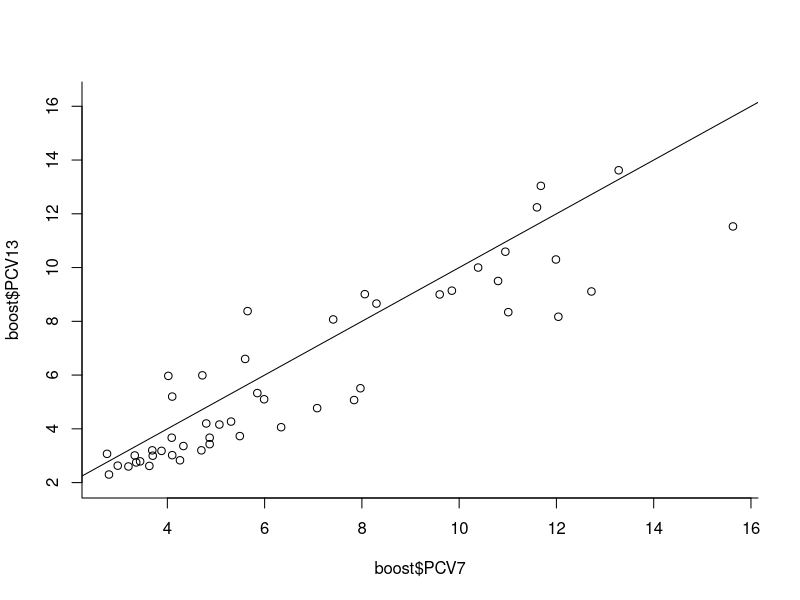
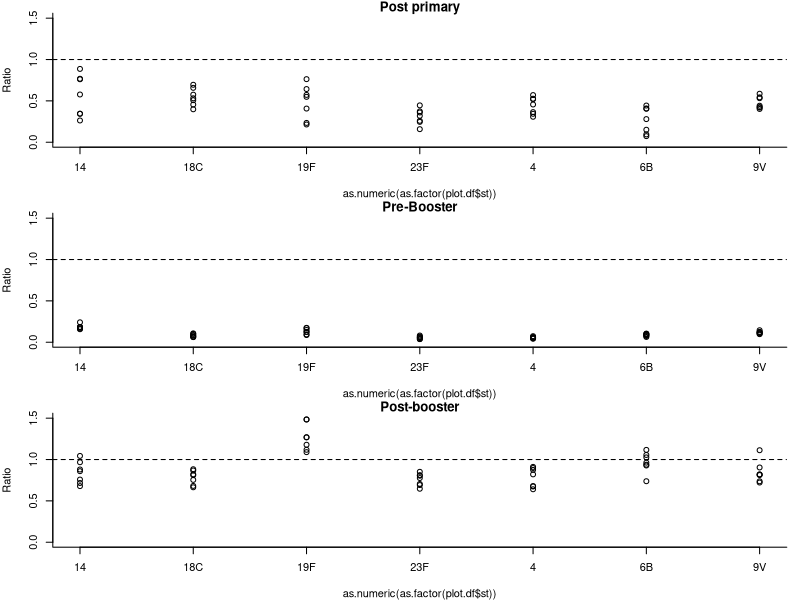
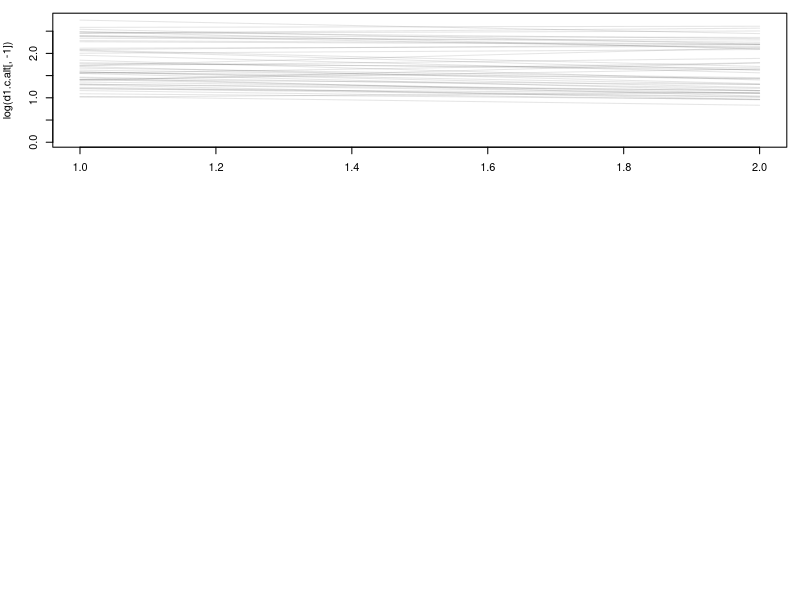

These charts were generated, in order, by the following R code:
## ---- chunk 1
knitr::opts_chunk$set(echo = TRUE)
library(readxl)
library(reshape2)
## ---- chunk 2
pcv7sts <- c('4','6B','9V','14','18C','19F','23F')
d1 <- read_excel("./Data/IgGGMCs.xlsx")
names(d1)[1] <- 'vax'
d1$timepoint_dose_weeks <- NULL
d1.m <- melt(d1, id.vars=c('vax','Dose','Trial'))
d1.m$variable <- gsub('serotype', '', d1.m$variable)
d1.m <- d1.m[d1.m$variable %in% pcv7sts ,]
d1.c <- acast(d1.m, vax~Dose~Trial+variable)

boost <- as.data.frame(t(d1.c[,'Booster',]))
## ---- chunk 3
plot(boost$PCV7, boost$PCV13, bty='l')
abline(a=0, b=1)
## ---- chunk 4
post.prim <- as.data.frame(t(d1.c[,'3rddoseP',]))
post.prim <- post.prim[!is.na(post.prim$PCV7) & !is.na(post.prim$PCV13),]

pre.boost <- as.data.frame(t(d1.c[,'preBooster',]))
pre.boost <- pre.boost[!is.na(pre.boost$PCV7) & !is.na(pre.boost$PCV13),]

## ---- chunk 5
par(mfrow=c(3,1), mar=c(4,4,1,1))
all.ds <- list( 'post.prim'=post.prim,'pre.boost'=pre.boost, 'boost'=boost)
ds.labels= c('Post primary','Pre-Booster','Post-booster')

for(i in 1:length(all.ds)){
  ds <- all.ds[[i]]
ratio <- ds$PCV13/boost$PCV7
study <- gsub( "_.*$", "", rownames(ds) )
st <- gsub( ".*_", "", rownames(ds) )

plot.df <- cbind.data.frame(ratio, study, st)

plot(as.numeric(as.factor(plot.df$st)), plot.df$ratio, xaxt='n', bty='l', ylab='Ratio', main=ds.labels[i] , ylim=c(0,1.5))
axis (side=1, at=c(1:length(unique(plot.df$st))), labels=unique(plot.df$st) )
abline(h=1, lty=2)
}

## ---- chunk 6
d1.m.boost <- d1.m[d1.m$Dose=='Booster',]
d1.c.alt <- dcast(d1.m.boost, vax~Trial+variable)

d1.c.alt$vax.d <- 0
d1.c.alt$vax.d[d1.c.alt$vax=='PCV13'] <- 1
d1.c.alt <- d1.c.alt[c(2,1),]

matplot(log(d1.c.alt[,-1]), type='l', col=rgb(0,0,0,alpha=0.1), lty=1)

